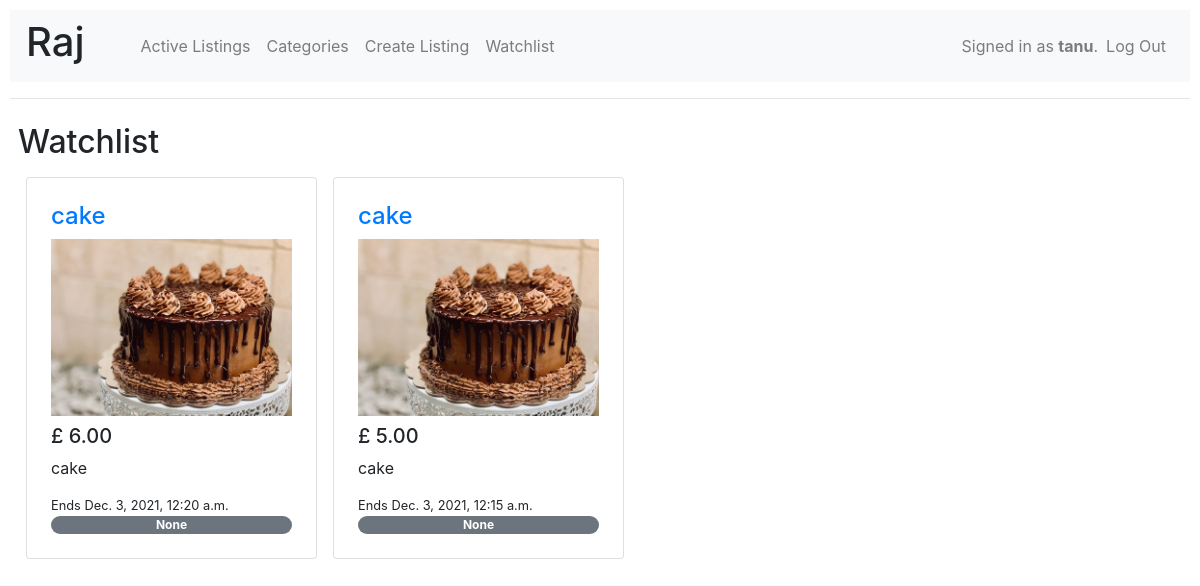
The app's page /watchlist (signed in) with its own data.
### auctions/models.py (models this page shows, shortened)
class User(AbstractUser):
    def __str__(self):
        return f"{self.username}"

class Auction(models.Model):
    item_name        = models.CharField(max_length=64)
    item_description = models.TextField(max_length=800)
    image            = models.ImageField(
                          blank = True,
                          null = True,
                          upload_to =''
                       )
    category         = models.ForeignKey(
                          Category,
                          blank=True,
                          null=True,
                          on_delete=models.SET_NULL,
                          related_name="auctions"
                       )
    start_time       = models.DateTimeField()
    end_time         = models.DateTimeField()
    DURATIONS = (
        (3, "Three Days"),
        (7, "One Week"),
        (14, "Two Weeks"),
        (28, "Four Weeks")
    )
    duration         = models.IntegerField(choices=DURATIONS)
    ended_manually   = models.BooleanField(default=False)
    start_bid        = models.DecimalField(
                          max_digits=7,
                          decimal_places=2,
                          validators=[MinValueValidator(0.01)]
                       )
    user             = models.ForeignKey(
                          User,
                          on_delete=models.CASCADE,
                          related_name="auctions"
                       )
    watchers         = models.ManyToManyField(
                          User,
                          blank=True,
                          related_name="watchlist"
                       )
    class Meta:
        ordering = ('-end_time',)

class Bid(models.Model):
    amount  = models.DecimalField(max_digits=7, decimal_places=2)
    user    = models.ForeignKey(User, on_delete=models.CASCADE, related_name="bids")
    auction = models.ForeignKey(Auction, on_delete=models.CASCADE, related_name="bids")
    class Meta:
        ordering = ('-amount',)

### auctions/views.py (the view)
# urls.py: path("watchlist", views.watchlist, name="watchlist")
def watchlist(request):
    return render(request, "auctions/auction_list.html", {
        "auctions" : request.user.watchlist.all(),
        "title" : "Watchlist"
    })

### auctions/templates/auctions/auction_list.html
{% extends "auctions/layout.html" %}
{% block body %}
    <h2>{{ title }}</h2>
    <div class="d-flex flex-wrap">
        {% for auction in auctions %}
            <div class="card p-4 m-2 col-lg-3 col-md-4 col-sm-12">
                <h4><a href="{% url 'auction' auction.id %}">{{ auction.item_name }}</a></h4>
                <img src="{{ auction.image.url }}">
                <h5 class="my-2">
                    {% if auction.bids.all.count > 0 %}
                        £ {{ auction.bids.first.amount }}
                    {% else %}
                        £ {{ auction.start_bid }}
                    {% endif %}
                </h5>
                <p class="">{{ auction.item_description }}</p>
                <small class="card-text muted">
                    Ends {{ auction.end_time }}
                </small>
                <a href="{% url 'category' auction.category %}"<span class="badge badge-secondary badge-pill">{{ auction.category }}</span></a>
            </div>
        {% endfor %}
    </div>
{% endblock %}

### auctions/templates/auctions/layout.html (shortened to what this page needs)
{% load static %}
<!DOCTYPE html>
<html lang="en">
    <head>
        <link rel="stylesheet" href="https://stackpath.bootstrapcdn.com/bootstrap/4.4.1/css/bootstrap.min.css">
        <link href="{% static 'auctions/styles.css' %}" rel="stylesheet">
    </head>
    <body>
        <nav class="navbar navbar-expand-md navbar-light bg-light">
            <h1 class="mr-5">Raj</h1>
            <ul class="navbar-nav mr-auto">
                <li class="nav-item">
                    <a class="nav-link" href="{% url 'index' %}">Active Listings</a>
                </li>
                <li class="nav-item">
                    <a class="nav-link" href="{% url 'categories' %}">Categories</a>
                </li>
                {% if user.is_authenticated %}
                    <li class="nav-item">
                        <a class="nav-link" href="{% url 'create_listing' %}">Create Listing</a>
                    </li>
                    <li class="nav-item">
                        <a class="nav-link" href="{% url 'watchlist' %}">Watchlist</a>
                    </li>
                {% endif %}
            </ul>
            <ul class="navbar-nav my-2 my-lg-0">
                {% if user.is_authenticated %}
                    <li class="d-none d-lg-block">
                        <span class="navbar-text">Signed in as <strong>{{ user.username }}</strong>.</span>
                    </li>
                    <li class="nav-item">
                        <a class="nav-link" href="{% url 'logout' %}">Log Out</a>
                    </li>
                {% endif %}
            </ul>
        </nav>
        <hr>
        <div class="p-2">
            {% block body %}
            {% endblock %}
        </div>
    </body>
</html>

### auctions/static/auctions/styles.css (style rules this page uses)
body { padding: 10px; }

### records on screen
User: username "tanu"
Auction: item_name "cake", image (picture), bids.first.amount "6.00", item_description "cake", end_time "Dec. 3, 2021, 12:20 a.m.", category "None"
Auction: item_name "cake", image (picture), bids.first.amount "5.00", item_description "cake", end_time "Dec. 3, 2021, 12:15 a.m.", category "None"

### other values on screen
{{ title }} "Watchlist"
